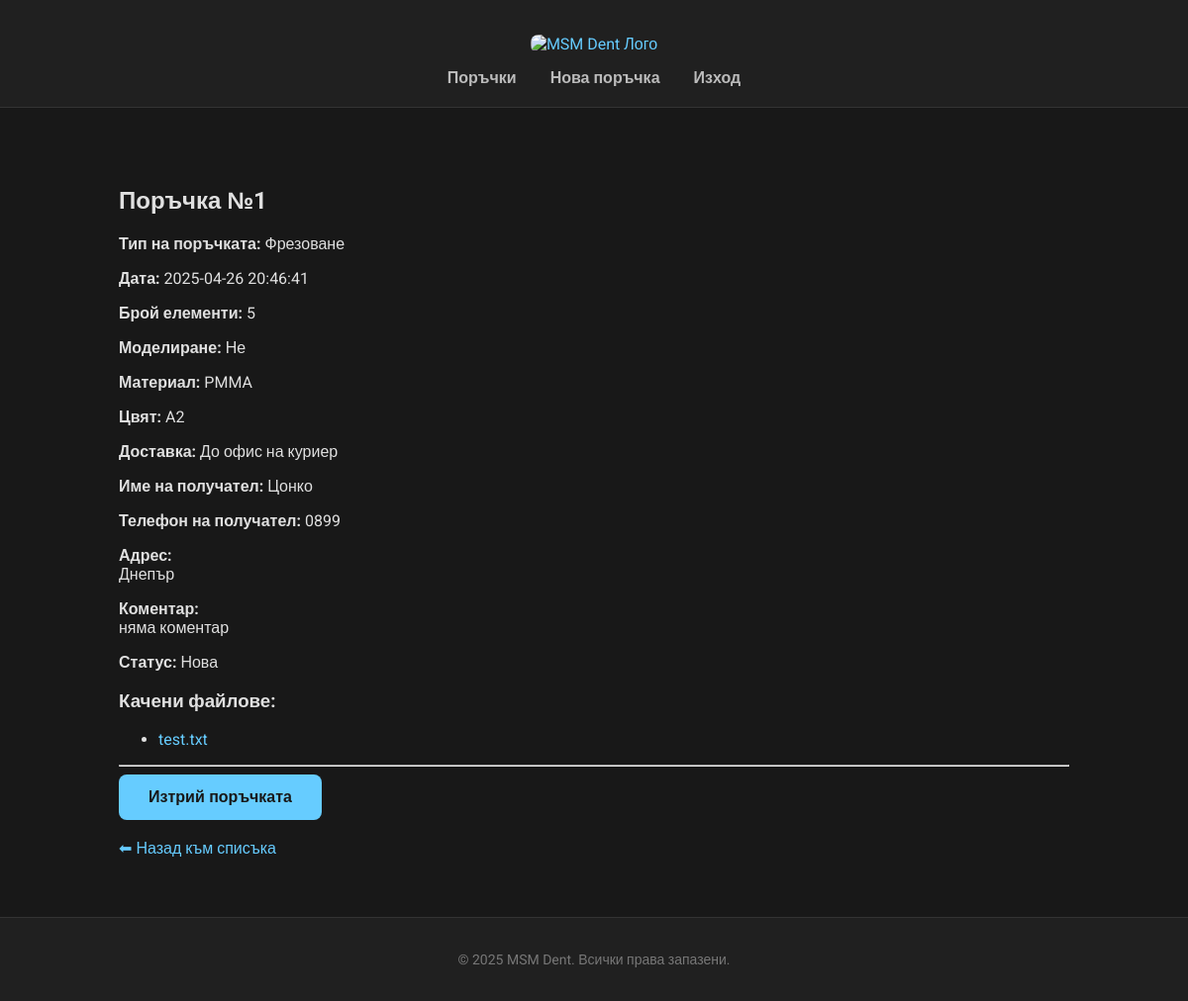
Before: /orders/view.php?id=1 (signed in) with the older database file.
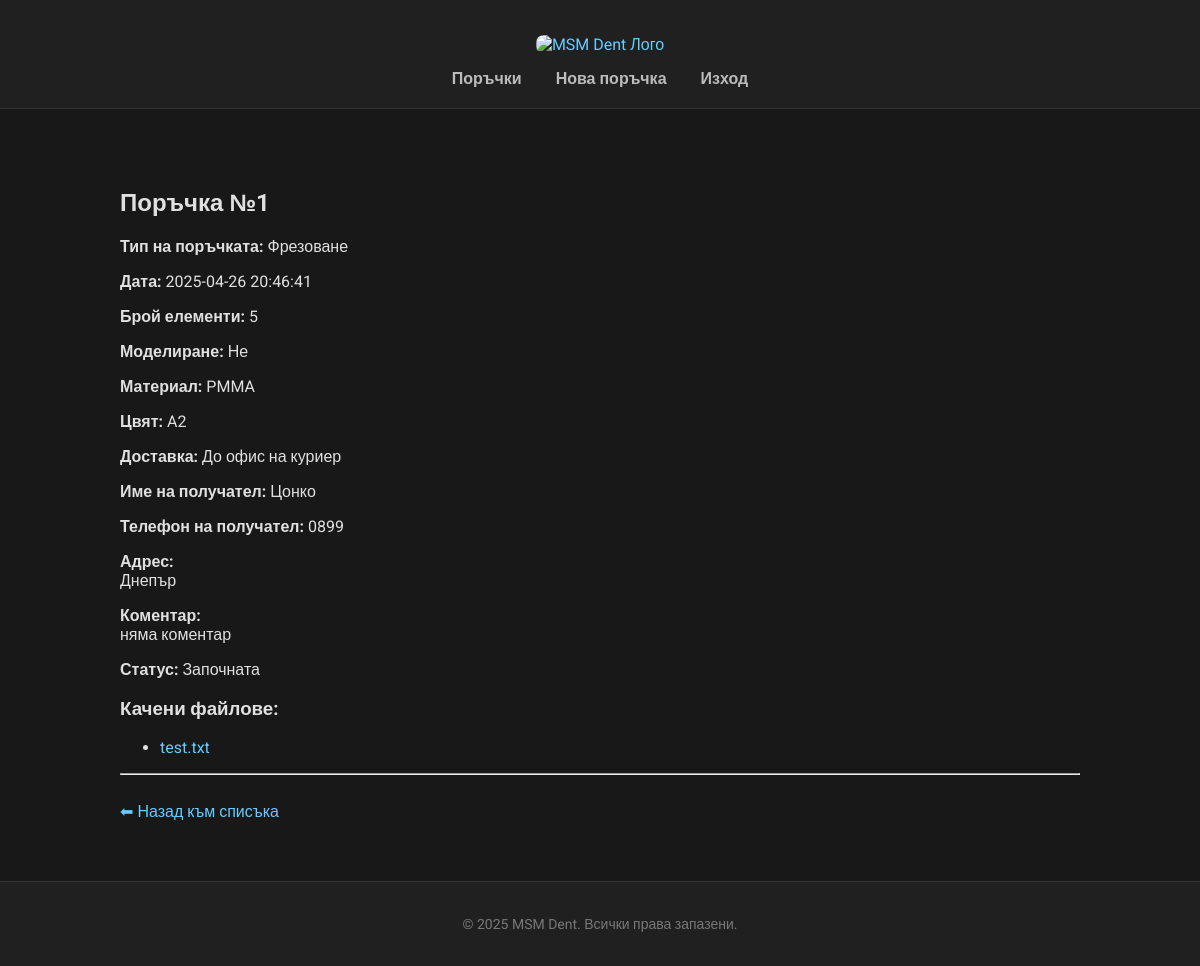
After: the same page with the newer database file.
### tables this page shows
CREATE TABLE orders (
    id INTEGER PRIMARY KEY AUTOINCREMENT,
    user_id INTEGER,
    date TEXT DEFAULT CURRENT_TIMESTAMP,
    order_type VARCHAR(255),
    quantity VARCHAR(255),
    modeling VARCHAR(255),
    material VARCHAR(255),
    color VARCHAR(255),
    delivery VARCHAR(255),
    recipient_name VARCHAR(255),
    recipient_phone VARCHAR(255),
    address TEXT,
    comment TEXT,
    status TEXT DEFAULT 'Нова',
    FOREIGN KEY(user_id) REFERENCES users(id)
);

### orders/view.php (the view, shortened to what this page needs)
<?php
include __DIR__ . '/../db.php';
$order_id = (int)$_GET['id'];
$stmt = $db->prepare("SELECT role FROM users WHERE id = :id");
$stmt->bindValue(':id', $_SESSION['user_id'], SQLITE3_INTEGER);
$result = $stmt->execute();
$user = $result->fetchArray(SQLITE3_ASSOC);
$is_admin = ($user['role'] === 'admin');
if ($is_admin) {
    $stmt = $db->prepare("SELECT * FROM orders WHERE id = :id");
} else {
    $stmt = $db->prepare("SELECT * FROM orders WHERE id = :id AND user_id = :user_id");
    $stmt->bindValue(':user_id', $_SESSION['user_id'], SQLITE3_INTEGER);
}
$stmt->bindValue(':id', $order_id, SQLITE3_INTEGER);
$result = $stmt->execute();
$order = $result->fetchArray(SQLITE3_ASSOC);
include __DIR__ . '/../partials/header.php';
?>
<h2>Поръчка №<?php echo htmlspecialchars($order['id']); ?></h2>
<p><strong>Тип на поръчката:</strong> <?php echo htmlspecialchars($order['order_type']); ?></p>
<p><strong>Дата:</strong> <?php echo htmlspecialchars($order['date']); ?></p>
<p><strong>Брой елементи:</strong> <?php echo htmlspecialchars($order['quantity']); ?></p>
<p><strong>Моделиране:</strong> <?php echo htmlspecialchars($order['modeling']); ?></p>
<p><strong>Материал:</strong> <?php echo htmlspecialchars($order['material']); ?></p>
<p><strong>Цвят:</strong> <?php echo htmlspecialchars($order['color']); ?></p>
<p><strong>Доставка:</strong> <?php echo htmlspecialchars($order['delivery']); ?></p>
<p><strong>Име на получател:</strong> <?php echo htmlspecialchars($order['recipient_name']); ?></p>
<p><strong>Телефон на получател:</strong> <?php echo htmlspecialchars($order['recipient_phone']); ?></p>
<p><strong>Адрес:</strong><br><?php echo nl2br(htmlspecialchars($order['address'])); ?></p>
<p><strong>Коментар:</strong><br><?php echo nl2br(htmlspecialchars($order['comment'])); ?></p>
<p><strong>Статус:</strong> <?php echo htmlspecialchars($order['status']); ?></p>
<h3>Качени файлове:</h3>
<?php
$upload_dir = __DIR__ . '/../uploads/' . $order['id'] . '/';
if (is_dir($upload_dir)) {
    $files = array_diff(scandir($upload_dir), array('.', '..'));
    if (!empty($files)) {
        echo "<ul>";
        foreach ($files as $file) {
            $url = '../uploads/' . $order['id'] . '/' . urlencode($file);
            echo "<li><a href='$url' target='_blank'>" . htmlspecialchars($file) . "</a></li>";
        }
        echo "</ul>";
    } else {
        echo "Няма качени файлове.";
    }
} else {
    echo "Няма качени файлове.";
}
?>
<hr>
<?php if ($order['status'] === 'Нова' && ($is_admin || $_SESSION['user_id'] == $order['user_id'])): ?>
    <form method="POST" action="delete.php" onsubmit="return confirm('Наистина ли искате да изтриете тази поръчка?');">
        <button type="submit">Изтрий поръчката</button>
    </form>
<?php endif; ?>
<br>
<a href="list.php">⬅ Назад към списъка</a>
<?php
include __DIR__ . '/../partials/footer.php';
?>

Changed rows visible on the page:
changed orders "test.txt": status "Нова" → "Започната"
Other visible differences:
text no longer shown: "Изтрий поръчката"
